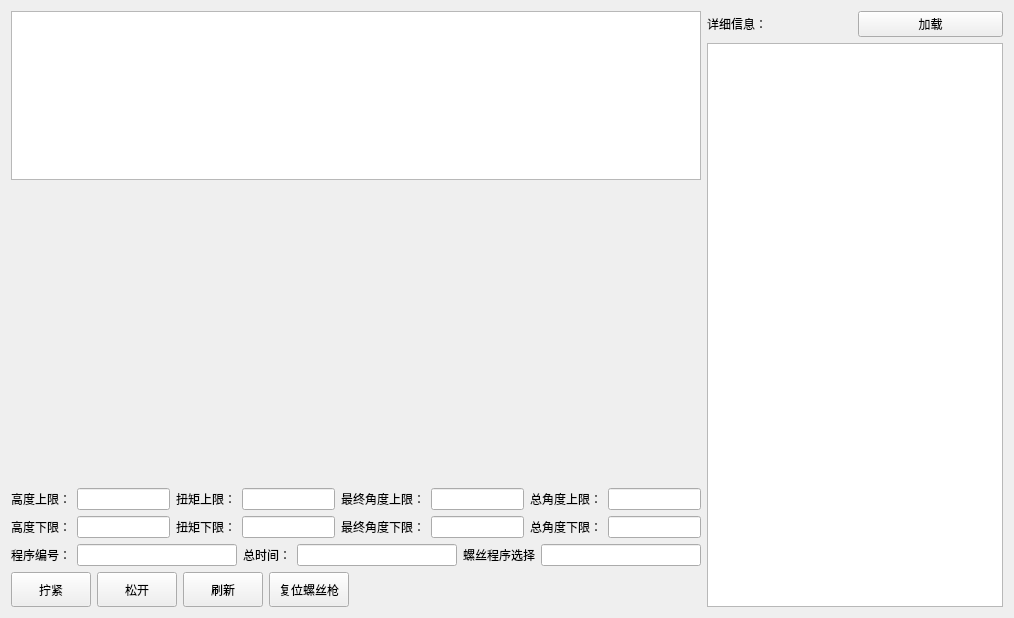
<?xml version="1.0" encoding="UTF-8"?>
<ui version="4.0">
 <class>MtfParamForm</class>
 <widget class="QWidget" name="MtfParamForm">
  <property name="geometry">
   <rect>
    <x>0</x>
    <y>0</y>
    <width>1014</width>
    <height>618</height>
   </rect>
  </property>
  <property name="windowTitle">
   <string>Form</string>
  </property>
  <layout class="QHBoxLayout" name="horizontalLayout_12" stretch="7,3">
   <item>
    <layout class="QVBoxLayout" name="verticalLayout_3" stretch="4,7,4">
     <item>
      <widget class="QTableView" name="TableView_TighteningResultInfo"/>
     </item>
     <item>
      <widget class="AdvancedCurveViewer" name="ShowCurveWidget" native="true"/>
     </item>
     <item>
      <layout class="QVBoxLayout" name="verticalLayout">
       <item>
        <layout class="QHBoxLayout" name="horizontalLayout_11">
         <item>
          <spacer name="horizontalSpacer_8">
           <property name="orientation">
            <enum>Qt::Horizontal</enum>
           </property>
           <property name="sizeHint" stdset="0">
            <size>
             <width>40</width>
             <height>20</height>
            </size>
           </property>
          </spacer>
         </item>
         <item>
          <layout class="QGridLayout" name="gridLayout">
           <item row="1" column="3">
            <layout class="QHBoxLayout" name="horizontalLayout_14">
             <item>
              <widget class="QLabel" name="label_11">
               <property name="text">
                <string>最终角度下限：</string>
               </property>
              </widget>
             </item>
             <item>
              <widget class="QLineEdit" name="lineEdit_dFinalAngleMin"/>
             </item>
            </layout>
           </item>
           <item row="0" column="0">
            <layout class="QHBoxLayout" name="horizontalLayout"/>
           </item>
           <item row="1" column="2">
            <layout class="QHBoxLayout" name="horizontalLayout_6">
             <item>
              <widget class="QLabel" name="label_6">
               <property name="text">
                <string>扭矩下限：</string>
               </property>
              </widget>
             </item>
             <item>
              <widget class="QLineEdit" name="lineEdit_dFinalTorqueMin"/>
             </item>
            </layout>
           </item>
           <item row="0" column="1">
            <layout class="QHBoxLayout" name="horizontalLayout_2">
             <item>
              <widget class="QLabel" name="label_2">
               <property name="text">
                <string>高度上限：</string>
               </property>
              </widget>
             </item>
             <item>
              <widget class="QLineEdit" name="lineEdit_nMaxHeight"/>
             </item>
            </layout>
           </item>
           <item row="0" column="2">
            <layout class="QHBoxLayout" name="horizontalLayout_3">
             <item>
              <widget class="QLabel" name="label_3">
               <property name="text">
                <string>扭矩上限：</string>
               </property>
              </widget>
             </item>
             <item>
              <widget class="QLineEdit" name="lineEdit_dFinalTorqueMax"/>
             </item>
            </layout>
           </item>
           <item row="0" column="3">
            <layout class="QHBoxLayout" name="horizontalLayout_8">
             <item>
              <widget class="QLabel" name="label_8">
               <property name="text">
                <string>最终角度上限：</string>
               </property>
              </widget>
             </item>
             <item>
              <widget class="QLineEdit" name="lineEdit_dFinalAngleMax"/>
             </item>
            </layout>
           </item>
           <item row="1" column="0">
            <layout class="QHBoxLayout" name="horizontalLayout_5"/>
           </item>
           <item row="1" column="1">
            <layout class="QHBoxLayout" name="horizontalLayout_4">
             <item>
              <widget class="QLabel" name="label_4">
               <property name="text">
                <string>高度下限：</string>
               </property>
              </widget>
             </item>
             <item>
              <widget class="QLineEdit" name="lineEdit_nMinHeight"/>
             </item>
            </layout>
           </item>
           <item row="0" column="4">
            <layout class="QHBoxLayout" name="horizontalLayout_15">
             <item>
              <widget class="QLabel" name="label_12">
               <property name="text">
                <string>总角度上限：</string>
               </property>
              </widget>
             </item>
             <item>
              <widget class="QLineEdit" name="lineEdit_dTotalAngleMax"/>
             </item>
            </layout>
           </item>
           <item row="1" column="4">
            <layout class="QHBoxLayout" name="horizontalLayout_16">
             <item>
              <widget class="QLabel" name="label_13">
               <property name="text">
                <string>总角度下限：</string>
               </property>
              </widget>
             </item>
             <item>
              <widget class="QLineEdit" name="lineEdit_dTotalAngleMin"/>
             </item>
            </layout>
           </item>
          </layout>
         </item>
         <item>
          <spacer name="horizontalSpacer_7">
           <property name="orientation">
            <enum>Qt::Horizontal</enum>
           </property>
           <property name="sizeHint" stdset="0">
            <size>
             <width>40</width>
             <height>20</height>
            </size>
           </property>
          </spacer>
         </item>
        </layout>
       </item>
       <item>
        <layout class="QHBoxLayout" name="horizontalLayout_13" stretch="0,0,0,0,0,0">
         <item>
          <widget class="QLabel" name="label">
           <property name="text">
            <string>程序编号：</string>
           </property>
          </widget>
         </item>
         <item>
          <widget class="QLineEdit" name="lineEdit_nProgramNumber"/>
         </item>
         <item>
          <widget class="QLabel" name="label_5">
           <property name="text">
            <string>总时间：</string>
           </property>
          </widget>
         </item>
         <item>
          <widget class="QLineEdit" name="lineEdit_nTotalTime"/>
         </item>
         <item>
          <widget class="QLabel" name="label_10">
           <property name="text">
            <string>螺丝程序选择</string>
           </property>
          </widget>
         </item>
         <item>
          <widget class="QLineEdit" name="lineEdit_nPestIndex"/>
         </item>
        </layout>
       </item>
       <item>
        <layout class="QHBoxLayout" name="horizontalLayout_9">
         <item>
          <widget class="QPushButton" name="PushButtonTightening">
           <property name="minimumSize">
            <size>
             <width>75</width>
             <height>35</height>
            </size>
           </property>
           <property name="text">
            <string>拧紧</string>
           </property>
          </widget>
         </item>
         <item>
          <widget class="QPushButton" name="PushButtonRelease">
           <property name="minimumSize">
            <size>
             <width>75</width>
             <height>35</height>
            </size>
           </property>
           <property name="text">
            <string>松开</string>
           </property>
          </widget>
         </item>
         <item>
          <widget class="QPushButton" name="PushButtonRefresh">
           <property name="minimumSize">
            <size>
             <width>75</width>
             <height>35</height>
            </size>
           </property>
           <property name="text">
            <string>刷新</string>
           </property>
          </widget>
         </item>
         <item>
          <widget class="QPushButton" name="PushButtonDriverBitReset">
           <property name="minimumSize">
            <size>
             <width>75</width>
             <height>35</height>
            </size>
           </property>
           <property name="text">
            <string>复位螺丝枪</string>
           </property>
          </widget>
         </item>
         <item>
          <spacer name="horizontalSpacer_5">
           <property name="orientation">
            <enum>Qt::Horizontal</enum>
           </property>
           <property name="sizeHint" stdset="0">
            <size>
             <width>40</width>
             <height>20</height>
            </size>
           </property>
          </spacer>
         </item>
        </layout>
       </item>
      </layout>
     </item>
    </layout>
   </item>
   <item>
    <layout class="QVBoxLayout" name="verticalLayout_2">
     <item>
      <layout class="QHBoxLayout" name="horizontalLayout_10">
       <item>
        <widget class="QLabel" name="label_9">
         <property name="text">
          <string>详细信息：</string>
         </property>
        </widget>
       </item>
       <item>
        <widget class="QPushButton" name="PushButtonLoadTightenData">
         <property name="text">
          <string>加载</string>
         </property>
        </widget>
       </item>
      </layout>
     </item>
     <item>
      <widget class="QTableView" name="TtableViewInfo"/>
     </item>
    </layout>
   </item>
  </layout>
 </widget>
 <customwidgets>
  <customwidget>
   <class>AdvancedCurveViewer</class>
   <extends>QWidget</extends>
   <header location="global">AdvancedCurveViewer.h</header>
   <container>1</container>
  </customwidget>
 </customwidgets>
 <resources/>
 <connections/>
</ui>
